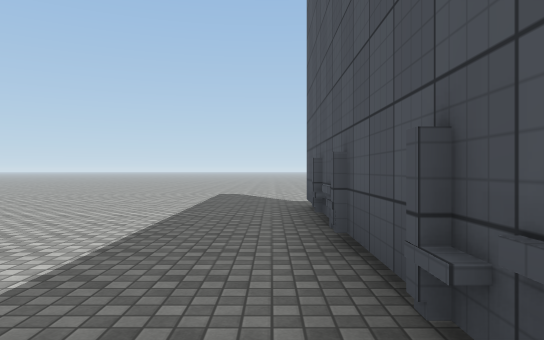
view 1 (above)

19 first-person views from a walk through a Unity game level. The camera is 1.3 m above the floor, looks level and sees 70° across. The floor is counted in squares, 2 m on a side. Each view is taken from the middle of a square. On the plan, view 1 faces up. The plan holds only what a view shows up to about 11 squares ahead; the rest is blank. The place goes on beyond the plan. The player character is not drawn. Surface patterns are stand-ins for the level's own textures.

view 2
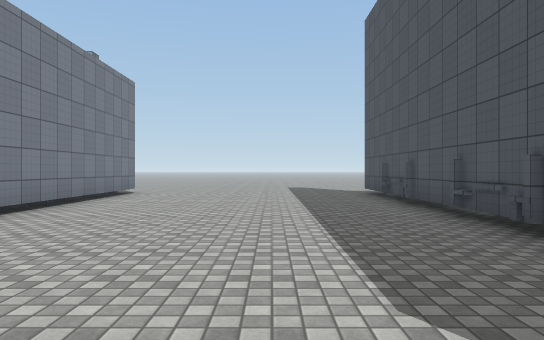

view 3
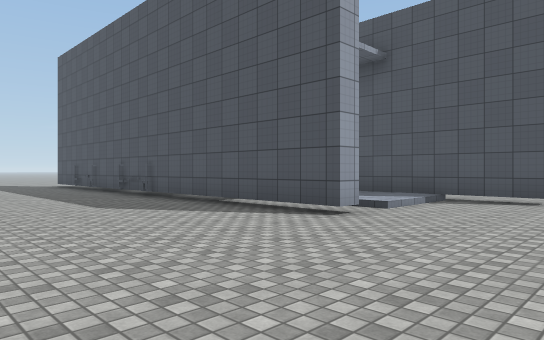

view 4
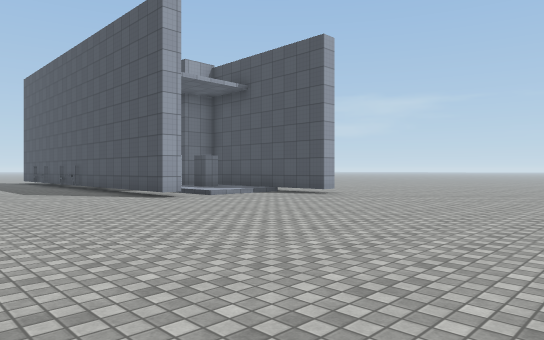

view 5
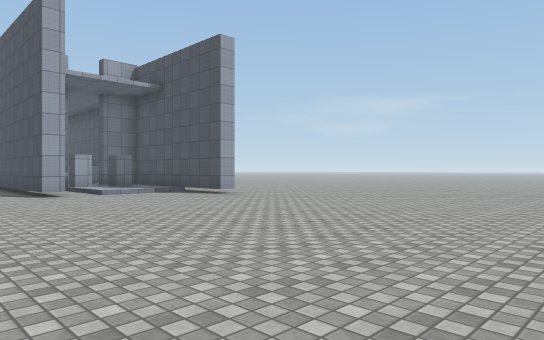

view 6
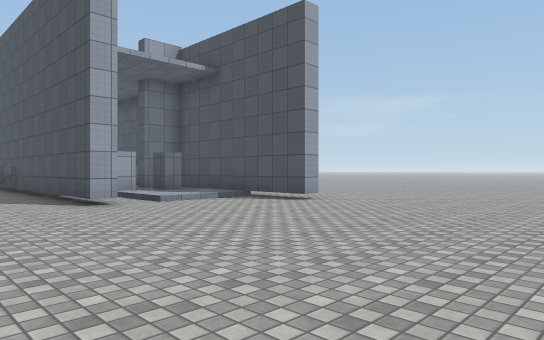

view 7
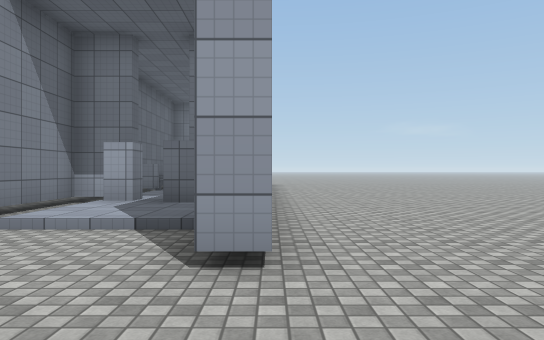

view 8
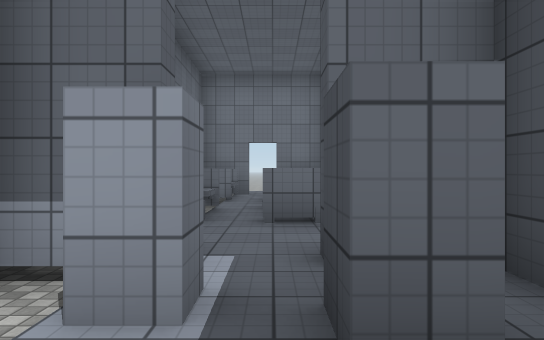

view 9
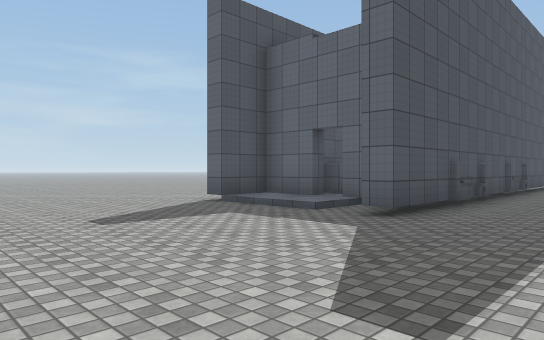

view 10
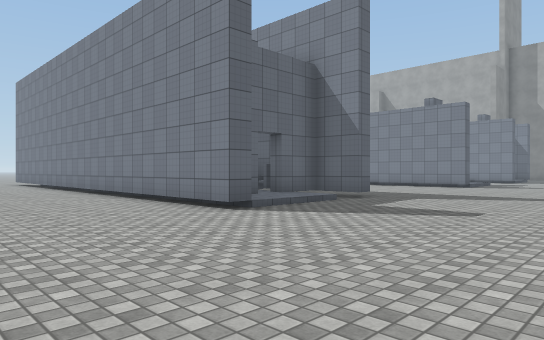

view 11
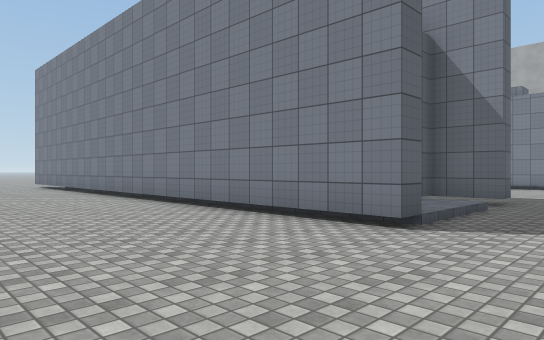

view 12
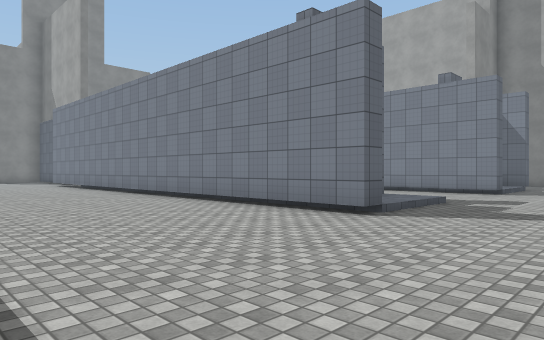

view 13
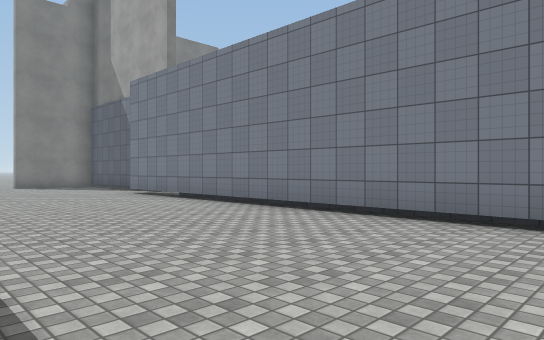

view 14
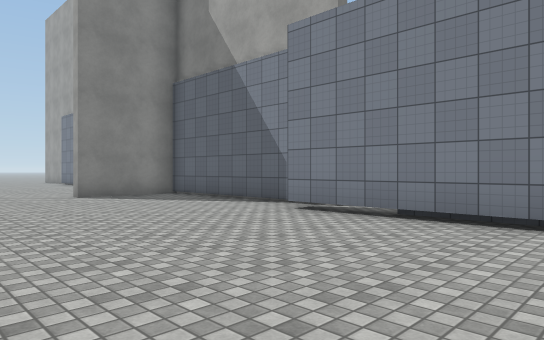

view 15
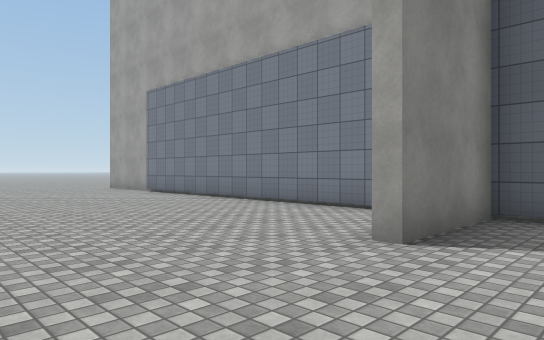

view 16
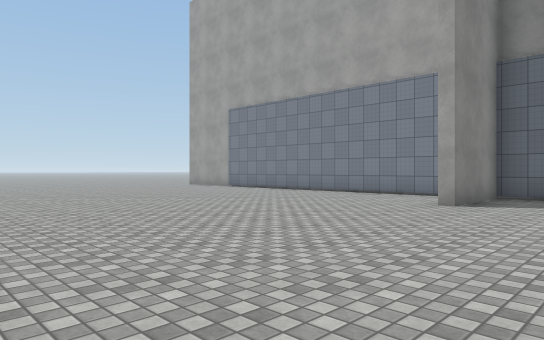

view 17
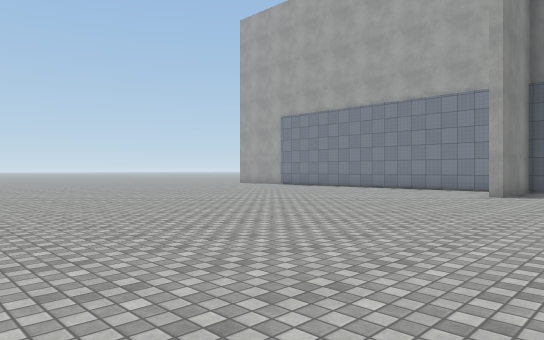

view 18
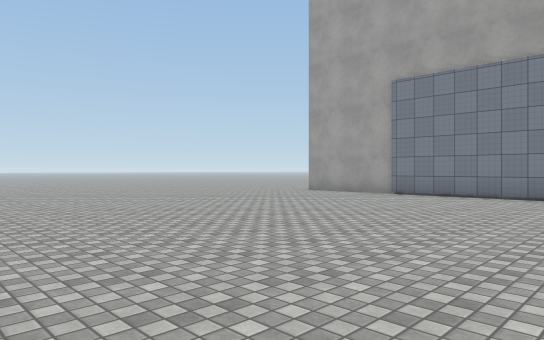

view 19
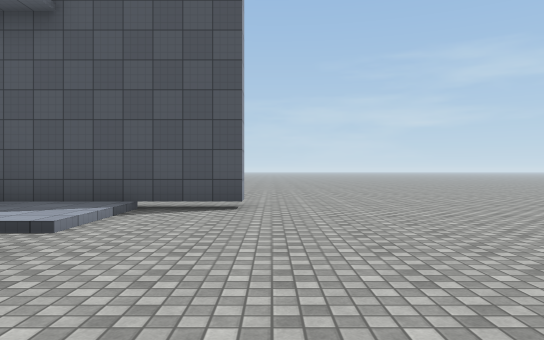

### Floor plan
Key: @ floor where view 1 was taken; # wall or solid block; . main floor; : floor 0.25 m higher than the main floor; / step, stairs or slope; O other object.
Columns run from 13 left of view 1 to 9 right of it. Each row starts with its distance up from view 1.
 12            . ..    .. .
 11       ................
 10       .................
  9     ...................
  8 .......................
  7 /...////....../////....
  6 #.. /###......#/::#....
  5  ..    #......##O #...
  4        #......OOO #...
  3        #......#O  #...
  2        #......#:  #...
  1        #......OOOO#....
  0        #.....@#OOO#....
 -1        #......#:::#....
 -2        #......##:##....
 -3        #......##:##....
 -4        #......#/::#....
 -5        #......#/::#....
 -6       .#..........#...
 -7       ##..........#...
 -8       #................
 -9       #................
-10       #................
-11       #................
-12       #................
-13       ###..............
-14       #................
-15       #............. ..
-16       #............
-17       #............
-18       #............
-19       #...........
-20       #...........
-21       #...........
-22       #...........
-23       #..........

Positions as (right, up) in squares from view 1, and headings:
1: (0, 0), facing up
2: (-2, -4), facing up
3: (-4, -9), facing up-right
4: (-4, -14), facing up-right
5: (-2, -16), facing up-right
6: (-2, -13), facing up-right
7: (5, -10), facing up
8: (3, -5), facing up
9: (-2, 12), facing down-right
10: (9, 12), facing down-left
11: (9, 9), facing down-left
12: (-1, 10), facing down-left
13: (-1, 3), facing down-left
14: (-1, -3), facing down-left
15: (-1, -11), facing down-left
16: (3, -10), facing down-left
17: (6, -10), facing down-left
18: (3, -17), facing down-left
19: (-2, -8), facing right
